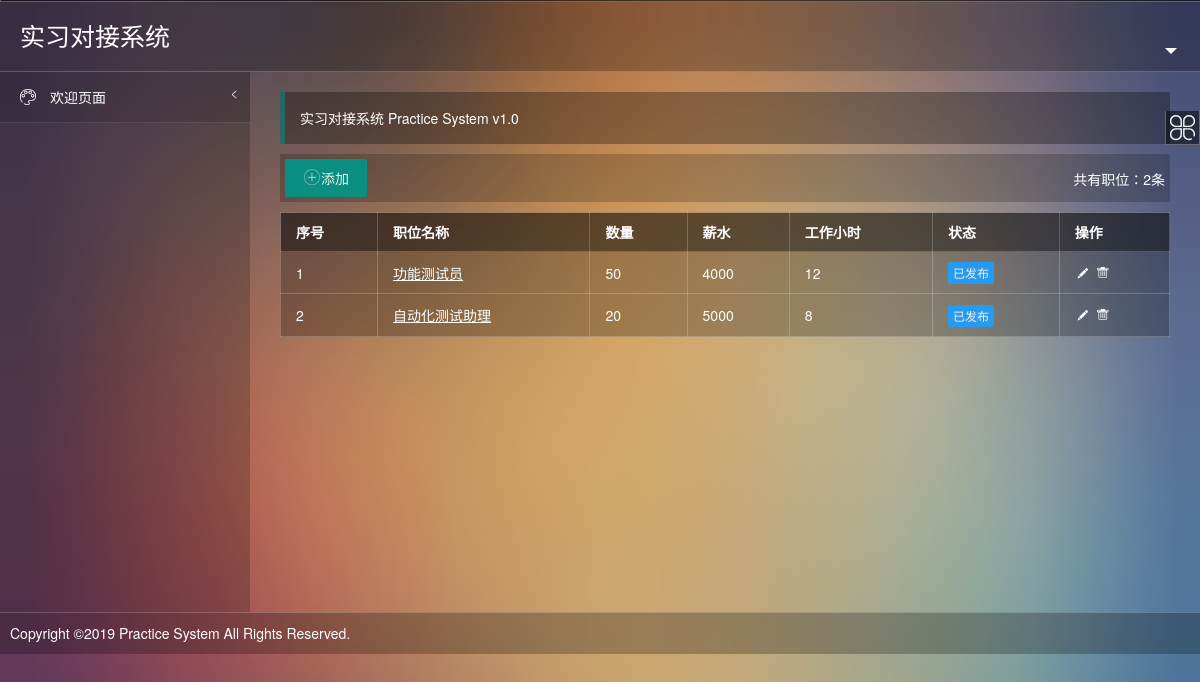
Page /practice/enterprise/postjobs/ (signed in) on the committed database.
### practice/models.py (models this page shows, shortened)
class Job(models.Model):
    job_id = models.IntegerField(primary_key=True,  db_column='job_id')
    ent_id = models.ForeignKey(Enterprise,  db_column='ent_id',  on_delete=models.CASCADE)
    job_name = models.CharField(max_length=20)
    job_desc = models.CharField(max_length=100)
    employ_num = models.IntegerField(default=0)
    salary = models.IntegerField(default=0)
    job_time = models.IntegerField(default=0)

### practice/enterprise/views.py (the view)
# urls.py: path('postjobs/', views.postjobs, name='postjobs'),
def postjobs(request):
    session = request.session
    role_id = int(session['role_id'])
    ent_id = int(session['user_id'])
    context = {}
    menu = daoapp.getMenu(role_id=role_id)
    username = daoapp.getUsername(role_id, ent_id)
    jobs = daoapp.getJobs(ent_id)
    context['menu'] = menu
    context['username'] = username
    context['role_name'] = 'enterprise'
    context['jobs'] = jobs
    return render(request, 'practice/jobslist.html', context)

### practice/daoapp.py (called while the page is built)
def getMenu(role_id):
    role_id = int(role_id)
    datas = Menu.objects.filter(role_id = role_id)
    parentMenu = {}
    menu = {}
    for m in datas:
        if m.parent_id == 0:
            parentMenu[m.menu_id] = m.menu_name
            menu[m.menu_name] = {}
            menu[m.menu_name][m.menu_name] = m.url_name
    for m in datas:
        if m.parent_id != 0:
            pmenuname = parentMenu[m.parent_id]
            if pmenuname in menu[pmenuname].keys():
                del menu[pmenuname][pmenuname]
            menu[pmenuname][m.menu_name] = m.url_name
    return menu

def getUsername(role_id, user_id):
    username = ''
    if not isinstance(role_id, int) or not isinstance(user_id, int):
        return None
    if role_id == 2:    #如果是老师
        username = Teacher.objects.get(tea_id=user_id).tea_name
    elif role_id == 3:  #如果是企业
        username = Enterprise.objects.get(ent_id=user_id).ent_name
    elif role_id == 4:  #如果是学生
        username = Student.objects.get(stu_id=user_id).stu_name
    return username

def getJobs(ent_id):
    jobs = Job.objects.filter(ent_id=ent_id)
    return jobs

### practice/templates/practice/jobslist.html (shortened to what this page needs)
{% extends 'practice/template.html' %}
{% block frame %}
<xblock><button class="layui-btn" onclick="member_add('添加岗位','/practice/enterprise/addjob/','800','500')"><i class="layui-icon">&#xe608;</i>添加</button><span class="x-right" style="line-height:40px">共有职位：{{ jobs|length }}条</span></xblock>
<table class="layui-table">
    <thead>
    <tr>
        <th>
            序号
        </th>
        <th>
            职位名称
        </th>
        <th>
            数量
        </th>
        <th>
            薪水
        </th>
        <th>
            工作小时
        </th>
        <th>
            状态
        </th>
        <th>
            操作
        </th>
    </tr>
    </thead>
    <tbody>
    {% for job in jobs %}
    <tr>
        <td>
            {{ forloop.counter }}
        </td>
        <td>
            <u style="cursor:pointer" onclick="member_show('{{ job.job_name }}','/practice/enterprise/showjob/?job_id={{ job.job_id }}','800','500')">
                {{ job.job_name }}
            </u>
        </td>
        <td >
            {{ job.employ_num }}
        </td>
        <td >
            {{ job.salary }}
        </td>
        <td >
            {{ job.job_time }}
        </td>
        <td class="td-status">
                            <span class="layui-btn layui-btn-normal layui-btn-mini">
                                已发布
                            </span>
        </td>
        <td class="td-manage">
            <a title="编辑" href="javascript:;" onclick="member_edit('编辑','/practice/enterprise/updatejob/?job_id={{ job.job_id }}','800','500')"
               class="ml-5" style="text-decoration:none">
                <i class="layui-icon">&#xe642;</i>
            </a>
            <a title="删除" href="javascript:;" onclick="member_del(this, {{ job.job_id }})"
               style="text-decoration:none">
                <i class="layui-icon">&#xe640;</i>
            </a>
        </td>
    </tr>
    {% endfor %}
    </tbody>
</table>
{% endblock %}

### practice/static/practice/css/xadmin.css (style rules this page uses)
* { margin: 0px; padding: 0px; font-family: "Helvetica Neue", Helvetica, Arial, sans-serif; }
a { text-decoration: none; }
html { width: 100%; }
body { width: 100%; background-color: #54364a; background-image: url(../images/a.jpg); background-repeat: no-repeat; background-size: cover; color: #ffffff; }
xblock { display: block; margin-bottom: 10px; padding: 5px; line-height: 22px; border-radius: 0 2px 2px 0; background-color: rgba(0,0,0,0.2); }
.x-right { float: right; }

### rows in the picture
Job: job_name "功能测试员", employ_num "50", salary "4000", job_time "12"
Job: job_name "自动化测试助理", employ_num "20", salary "5000", job_time "8"

### other values in the picture
{{ jobs|length }} "2"
